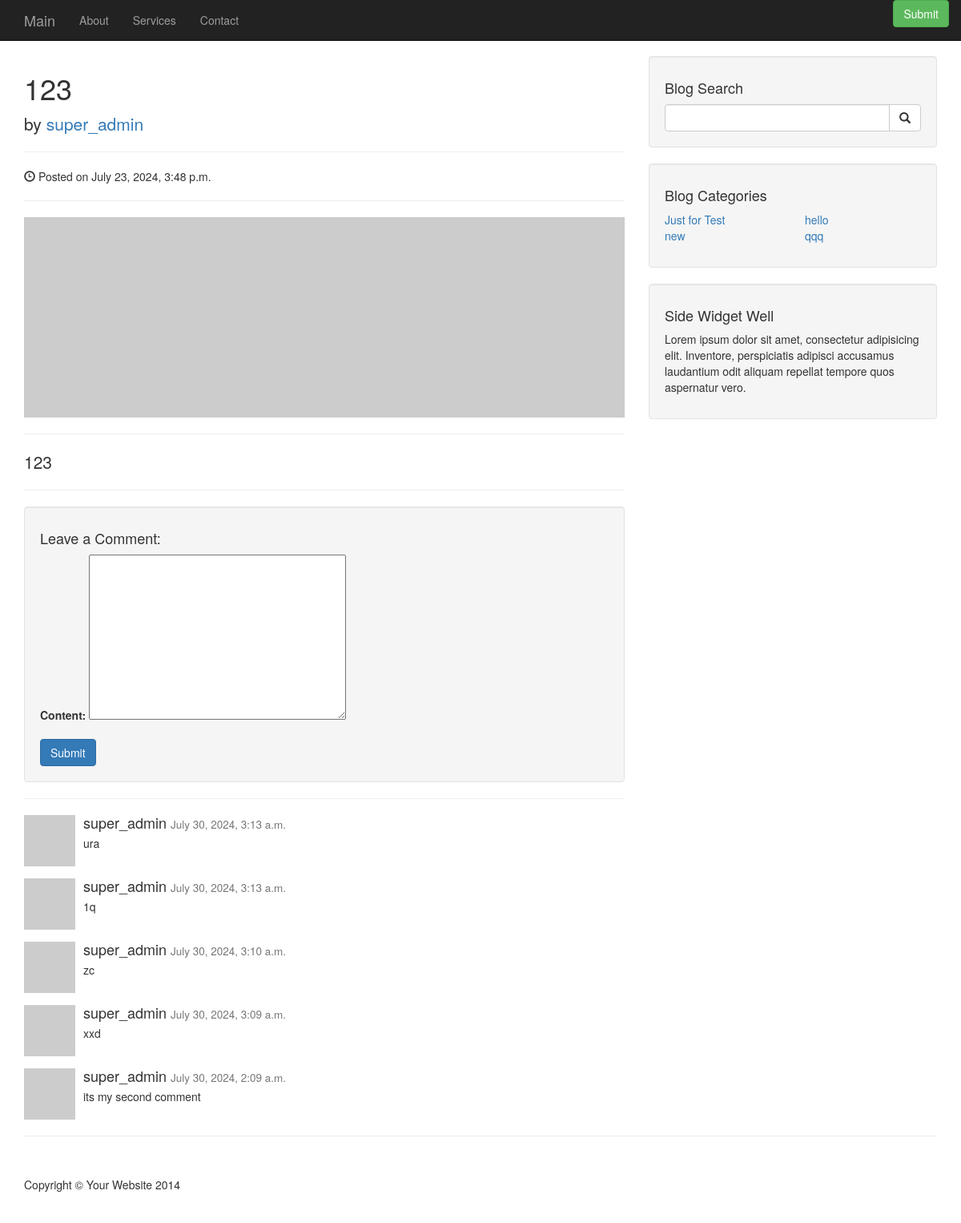
The page /post/123 on the database its author committed.
### blog/models.py (models this page shows, shortened)
class Post(models.Model):
    title = models.CharField(max_length=30, verbose_name='title', unique=True)  # Add unique=True
    content = models.TextField(verbose_name='content')
    publishedDate = models.DateTimeField(auto_now_add=True, verbose_name='published date')
    category = models.ForeignKey(Category, on_delete=models.CASCADE, verbose_name='category')
    user = models.ForeignKey(User, on_delete=models.CASCADE, verbose_name='Author', default=1)
    img = models.URLField(default="http://placehold.it/900x300", max_length=200)
    class Meta:
        verbose_name = 'Post'
        verbose_name_plural = 'Posts'

class Comment(models.Model):
    author = models.ForeignKey(User, on_delete=models.CASCADE)
    commentDate = models.DateTimeField(auto_now_add=True)
    content = models.TextField(max_length=240)
    post = models.ForeignKey(Post, related_name='comments', on_delete=models.CASCADE)
    class Meta:
        verbose_name = 'Comment'
        verbose_name_plural = 'Comments'

class Category(models.Model):
    name = models.CharField(max_length=30, verbose_name='name')
    class Meta:
        verbose_name = 'Category'
        verbose_name_plural = 'Categories'

### blog/views.py (the view)
# urls.py: path('post/<str:name>', views.post, name='post'),
def post(request, name=None):
    posts = Post.objects.filter(title=name)
    if not posts.exists():
        raise Http404("Post does not exist")
    post = posts.first()
    post = get_object_or_404(Post, title=name)
    comments = Comment.objects.filter(post=post).order_by('-id')
    comments_with_avatars = []
    for comment in comments:
        try:
            user_profile = UserProfile.objects.get(user=comment.author)
            avatar_url = user_profile.avatar.url if user_profile.avatar else 'http://placehold.it/64x64'
        except UserProfile.DoesNotExist:
            avatar_url = 'http://placehold.it/64x64'
        comments_with_avatars.append((comment, avatar_url))
    if request.method == 'POST':
        comment_form = CommentForm(request.POST)
        if comment_form.is_valid():
            content = request.POST.get('content')
            comment = Comment.objects.create(post=post, content=content, author=request.user)
            comment.save()
            return redirect('post', name=name)
    else:
        comment_form = CommentForm()
    context = {
        'post': post,
        'comments_with_avatars': comments_with_avatars,
        'comment_form': comment_form
    }
    context.update(getCategories())
    return render(request, 'blog/post.html', context)

### blog/forms.py
class CommentForm(forms.ModelForm):
    class Meta:
        model = Comment
        fields = ['content']

### blog/views.py (called while the page is built)
def getCategories():
    all = Category.objects.all()
    count = all.count()
    half = count // 2
    firstHalf = all[:half]
    secondHalf = all[half:]
    return{'cats1':firstHalf, 'cats2':secondHalf}

### templates/blog/post.html (shortened to what this page needs)
{% extends "blog/base.html" %}
{% block content %}
<h1>{{ post.title }}</h1>
<p class="lead">
    by <a href="{% url 'profile' %}">{{ post.user }}</a>
</p>
<hr>
<p><span class="glyphicon glyphicon-time"></span> Posted on {{ post.publishedDate }}</p>
<hr>
<img class="img-responsive" src="{{ post.img }}" alt="">
<hr>
<p class="lead">{{ post.content }}</p>
<hr>
<div class="well">
    <h4>Leave a Comment:</h4>
    <form role="form" method="post" action="{% url 'post' post.title %}">
        <div class="form-group">
            {{ comment_form.as_p }}
        </div>
        <button type="submit" class="btn btn-primary">Submit</button>
    </form>
</div>
<hr>
{% for comment, avatar_url in comments_with_avatars %}
    <div class="media">
        <a class="pull-left" href="#">
            <img class="media-object" src="{{ avatar_url }}" alt="Avatar" style="width: 64px; height: 64px;">
        </a>
        <div class="media-body">
            <h4 class="media-heading">{{ comment.author }}
                <small>{{ comment.commentDate }}</small>
            </h4>
            {{ comment.content }}
        </div>
    </div>
{% endfor %}
{% endblock %}

### templates/blog/base.html (shortened to what this page needs)
{% load static %}
<!DOCTYPE html>
<html lang="en">
<head>
    <link rel="stylesheet" href="{% static 'blog/css/blog-home.css' %}">
    <link rel="stylesheet" href="{% static 'blog/css/bootstrap.min.css' %}">
</head>
<body>
    <nav class="navbar navbar-inverse navbar-fixed-top" role="navigation">
        <div class="container">
            <div class="navbar-header">
                <a class="navbar-brand" href="{% url 'index' %}">Main</a>
            </div>
            <div class="collapse navbar-collapse" id="bs-example-navbar-collapse-1">
                <ul class="nav navbar-nav">
                    <li><a href="{% url 'about' %}">About</a></li>
                    <li><a href="{% url 'services' %}">Services</a></li>
                    <li><a href="{% url 'contact' %}">Contact</a></li>
                </ul>
                <ul class="nav navbar-nav navbar-right">
                    {% if user.is_authenticated %}
                    <a href={% url 'profile' %} >Profile</a>
                    <a href="{% url "blog_logout" %}" class='btn btn-danger'>Logout</a>
                    {% else %}
                    <form action="{% url "blog_login" %}"method='POST'>
                        <input type="submit" class='btn btn-success'>
                    </form>
                    {% endif %}
            </div>
        </div>
    </nav>
    <div class="container">
        <div class="row">
            <div class="col-md-8">
                {% block content %}
                {% endblock %}
            </div>
            <div class="col-md-4">
                <div class="well">
                    <h4>Blog Search</h4>
                    <form class="input-group" method='GET' action='{% url "search" %}'>
                        <input type="search" name='query' class="form-control">
                        <span class="input-group-btn">
                            <button class="btn btn-default" type="submit">
                                <span class="glyphicon glyphicon-search"></span>
                            </button>
                        </span>
                    </form>
                </div>
                <div class="well">
                    <h4>Blog Categories</h4>
                    <div class="row">
                        <div class="col-lg-6">
                            <ul class="list-unstyled">
                                {% for c in cats1 %}
                                <li><a href="{% url 'category' c.name %}">{{ c.name }}</a></li>
                                {% endfor %}
                            </ul>
                        </div>
                        <div class="col-lg-6">
                            <ul class="list-unstyled">
                                {% for c in cats2 %}
                                <li><a href="{% url 'category' c.name %}">{{ c.name }}</a></li>
                                {% endfor %}
                            </ul>
                        </div>
                    </div>
                </div>
                <div class="well">
                    <h4>Side Widget Well</h4>
                    <p>Lorem ipsum dolor sit amet, consectetur adipisicing elit. Inventore, perspiciatis adipisci accusamus laudantium odit aliquam repellat tempore quos aspernatur vero.</p>
                </div>
            </div>
        </div>
        <hr>
        <footer>
            <div class="row">
                <div class="col-lg-12">
                    <p>Copyright &copy; Your Website 2014</p>
                </div>
            </div>
        </footer>
    </div>
</body>
</html>

### static/blog/css/blog-home.css (style rules this page uses)
body { padding-top: 70px; }
footer { margin: 50px 0; }

### rows shown on the page
Post: title "123", user "super_admin", publishedDate "July 23, 2024, 3:48 p.m.", content "123"
Comment: author "super_admin", commentDate "July 30, 2024, 3:13 a.m.", content "ura"
Comment: author "super_admin", commentDate "July 30, 2024, 3:13 a.m.", content "1q"
Comment: author "super_admin", commentDate "July 30, 2024, 3:10 a.m.", content "zc"
Comment: author "super_admin", commentDate "July 30, 2024, 3:09 a.m.", content "xxd"
Comment: author "super_admin", commentDate "July 30, 2024, 2:09 a.m.", content "its my second comment"
Category: name "Just for Test"
Category: name "new"
Category: name "hello"
Category: name "qqq"
